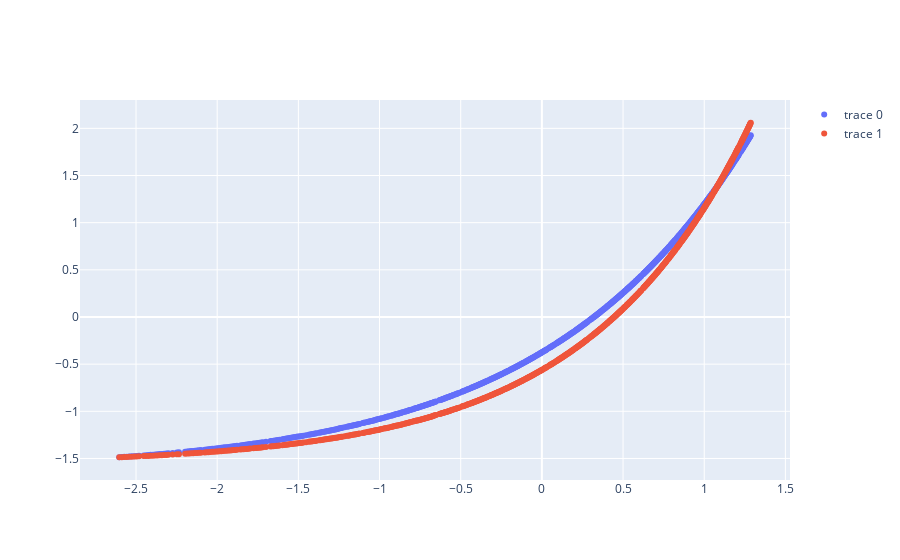

The notebook cell saved with this chart:
### Code cell
px.scatter

fig = go.Figure()
fig.add_trace(go.Scatter(x=data[:, 0], y=data[:, 1], mode='markers'))
# fig.add_trace(go.Scatter(x=closed_data[:, 0], y=closed_data[:, 1], mode='markers'))

# fig.add_trace(go.Scatter(x=data[:, 0], y=target, mode='markers'))
# fig.add_trace(go.Scatter(x=data[:, 1], y=target, mode='markers'))

# fig.add_trace(go.Scatter(x=data[:, 0], y=((data[:, 0] + 2.6) ** 2) * 0.5, mode='markers'))

fig.add_trace(go.Scatter(x=data[:, 0], 
                         y=(np.exp(data[:, 0]) - 1.5611), mode='markers'))


fig.show()

### Figure 1 — Plotly figure (JSON) as saved in the notebook; plotly's stock layout.template omitted (floating-point values rounded to 4 significant figures; data arrays with more than 128 entries replaced by an {"elided": "..."} marker saying what was removed)
{"data": [{"mode": "markers", "type": "scatter", "x": {"elided": "800 float values"}, "y": {"elided": "800 float values"}}, {"mode": "markers", "type": "scatter", "x": {"elided": "800 float values"}, "y": {"elided": "800 float values"}}], "layout": {}}
